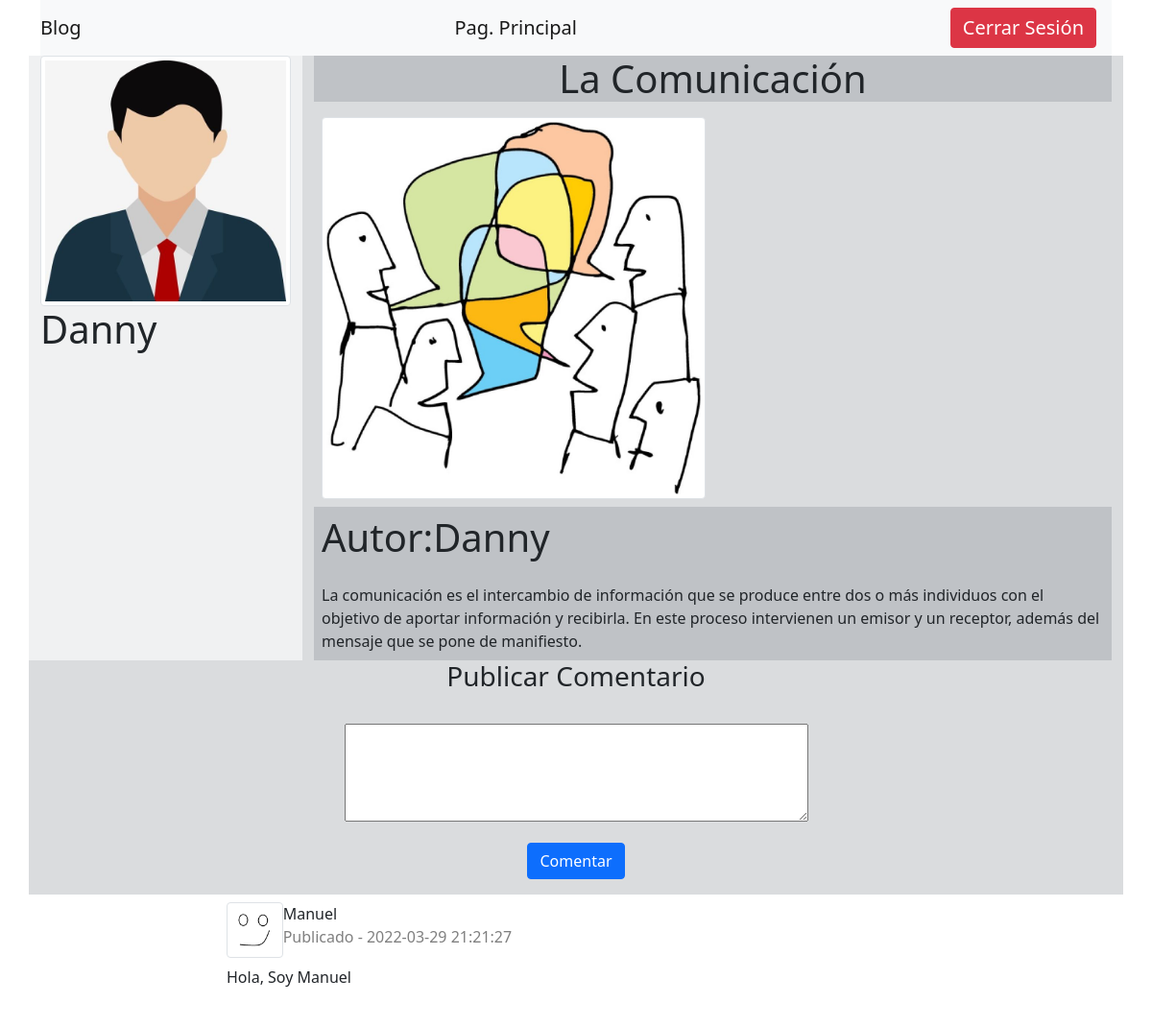
/Blog/Perfil/postDirec.php?id=1 (signed in), run on the app's committed database.
### tables this page shows
CREATE TABLE `poster` (
  `id` int(11) NOT NULL,
  `post` varchar(500) NOT NULL,
  `usuario` int(11) NOT NULL,
  `fecha_post` date NOT NULL,
  `titulo` varchar(100) NOT NULL
);

CREATE TABLE `usuarios` (
  `id` int(11) NOT NULL,
  `usuario` varchar(100) NOT NULL,
  `contrasena` varchar(100) NOT NULL,
  `avatar` varchar(200) NOT NULL,
  `fecha_reg` date NOT NULL,
  `email` varchar(100) NOT NULL,
  `superu` int(11) NOT NULL
);

CREATE TABLE `comentarios` (
  `id` int(11) NOT NULL,
  `comentario` text NOT NULL,
  `usuario` int(11) NOT NULL,
  `reply` int(11) NOT NULL,
  `fecha` datetime NOT NULL,
  `post_id` int(11) NOT NULL
);

### Blog/Perfil/postDirec.php (the view, shortened to what this page needs)
<?php
include "../Conexion/conexion.php";
?>
<!DOCTYPE html>
<html>
        <head>
    </head>
    <body>
        <div class="container">
            <div class="row">
            <div class="col-md-12">
      <nav class="navbar navbar-light bg-light">
  <a class="navbar-brand">Blog
  </a>
          <a class="navbar-brand" href="../index.php">Pag. Principal
  </a>
          <a class="navbar-brand btn btn-danger text-white" href="../Login/logout.php">Cerrar Sesión
  </a>
</nav>
</div>
        <div class="col-md-3 bg-secondary bg-opacity-10">
            <div>
                <?php
                $IDpost=$_GET['id'];
            $ruta='../files/'.$_SESSION['id'].'/';
            $filehandle = opendir($ruta);
            while ($file = readdir($filehandle)) {
            if ($file != "." && $file != "..") {
                ?>
                    <div class="col-md-12">
                    <img class="img-thumbnail" <?php echo "src='$ruta$file'" ?>>
                    </div>
                        <?php
        }
}
?>
                <h1><?php echo $_SESSION['usuario']; ?></h1>
            </div>
        </div>
        <div class="col-md-9 bg-secondary bg-opacity-25">
            <?php
            $Poster = "SELECT * FROM poster WHERE id = $IDpost";
            $resultPost = $mysqli->query($Poster);
		$rowPoster=$resultPost->fetch_array(MYSQLI_ASSOC);
                    ?>
                    <div>
                        <?php
                        $UserAutor = "SELECT * FROM usuarios WHERE id = $rowPoster[usuario]";
                        $resultAutor = $mysqli->query($UserAutor);
                        $rowAutor=$resultAutor->fetch_array(MYSQLI_ASSOC);
                                ?>
                        <div class="col-md-12 bg-secondary bg-opacity-25">
                        <h1 class="text-center"><?php echo $rowPoster['titulo']; ?></h1>
                        </div>
                        <?php
                            $ruta='../docs/portada/'.$IDpost.'/';
                            $filehandle = opendir($ruta);
                            while ($file = readdir($filehandle)) {
                            if ($file != "." && $file != "..") {
                            ?>
                        <div class="col-md-6 p-2">
                            <img class="img-thumbnail" <?php echo "src='$ruta$file'" ?>>
                        </div>
                    <?php
        }
                            }
?>
                        <div class="col-md-12 bg-secondary bg-opacity-25 p-2">
                        <h1>Autor:<?php echo $rowAutor['usuario']; ?></h1>
                        </div>
                    <div class="formuReg DivNav FuenteYColorNav">
                    <div class="col-md-12 bg-secondary bg-opacity-25 p-2">
                    <a><?php
                                            echo $rowPoster['post'];
                    ?></a>
                    </div>
                    </div>
                    </div>
        </div>
<div class="col-md-12 bg-secondary bg-opacity-25">
            <h3 class="text-center">Publicar Comentario</h3>
<form name="form1" method="post" action="">
  <center>
    <p>
        <textarea name="comentario" cols="50" rows="4" id="textarea"><?php if(isset($_GET['user'])) { ?>@<?php echo $_GET['user']; ?><?php } ?> </textarea>
    </p>
    <p>
        <input class="btn btn-primary" type="submit"name="comentar" value="Comentar">
    </p>
  </center>
</form>
</div>
<div class="d-flex justify-content-center row">
    <?php
                $comentarios = "SELECT * FROM comentarios WHERE reply = 0 AND post_id = '".$IDpost."' ORDER BY id DESC";
		$result = $mysqli->query($comentarios);
                while($row = $result->fetch_array(MYSQLI_ASSOC)) {
			$usuario = "SELECT * FROM usuarios WHERE id = '".$row['usuario']."'";
                        $result2 = $mysqli->query($usuario);
                        $user = $result2->fetch_array(MYSQLI_ASSOC);
		?>
        <div class="col-md-8">
            <div class="d-flex flex-column comment-section">
                <div class="bg-white p-2">
                    <div class="d-flex flex-row user-info">
                        <?php
            $ruta='../files/'.$user['id'].'/';
            $filehandle = opendir($ruta);
            while ($file = readdir($filehandle)) {
            if ($file != "." && $file != "..") {
                ?>
                    <div class="col-md-1">
                        <img class="img-thumbnail" <?php echo "src='$ruta$file'" ?>>
                    </div>
                        <?php
                }
                }
                ?>
                        <div class="d-flex flex-column justify-content-start ml-2"><span class="d-block font-weight-bold name"><?php echo $user['usuario']; ?></span><span class="date text-black-50">Publicado - <?php echo $row['fecha']; ?></span></div>
                    </div>
                    <div class="mt-2">
                        <p class="comment-text"><?php echo $row['comentario']; ?></p>
                    </div>
                </div>
                <div class="bg-white">
                    <div class="d-flex flex-row fs-12">
                        <div class="like p-2 cursor">
                        </div>
                    </div>
                </div>
            </div>
        </div>
        <?php } ?>
    </div>
</div>
</div>
    </body>
</html>

### data on the page
poster: titulo "La Comunicación", post "La comunicación es el intercambio de información que se produce entre dos o más individuos con el objetivo de aportar información y recibirla. En este proceso intervienen un emisor y un receptor, además del mensaje que se pone de manifiesto."
usuarios: usuario "Danny"
comentarios: usuarios.usuario "Manuel", fecha "2022-03-29 21:21:27", comentario "Hola, Soy Manuel"

### other printed values
$_SESSION['usuario'] "Danny"
